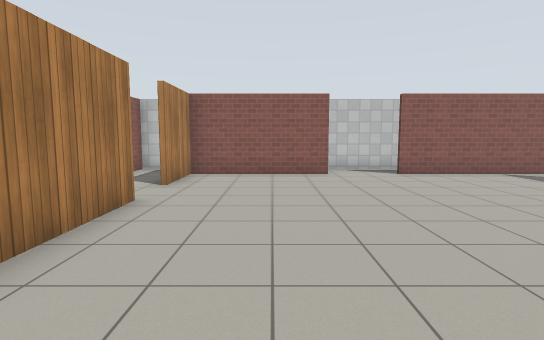
view 1 (above)

16 first-person views from a walk through a robot-simulator world made for Gazebo. The camera is 1.2 m above the floor, tilts 6° down and sees 80° across. The floor is counted in squares, 1 m on a side. Each view is taken from the middle of a square. On the plan, view 1 faces up. The plan holds only what a view shows up to about 13 squares ahead; the rest is blank. Simple patterns stand in for the simulator's built-in surfaces.

view 2
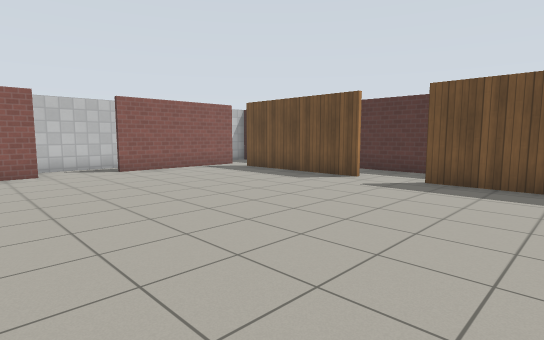

view 3
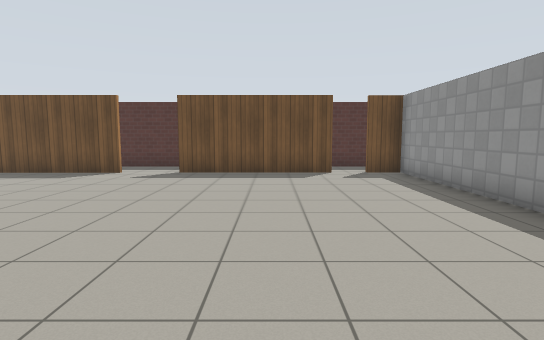

view 4
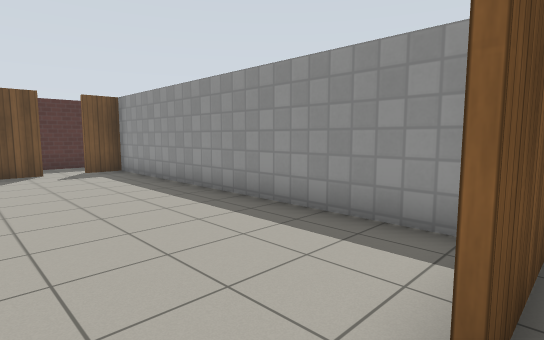

view 5
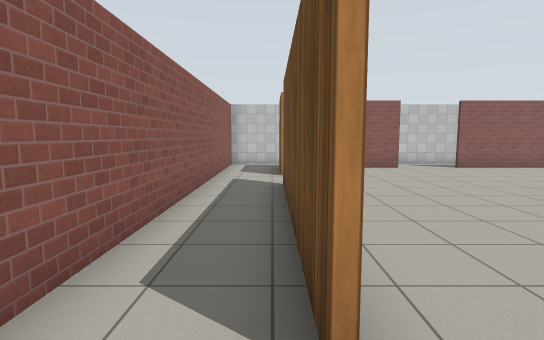

view 6
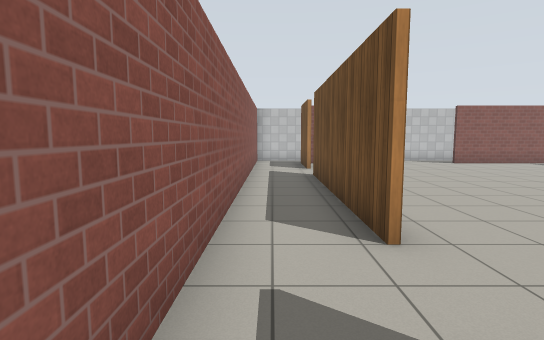

view 7
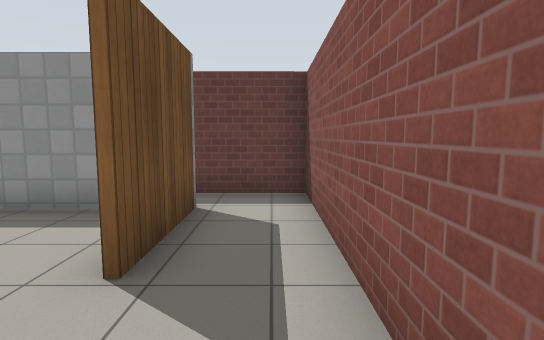

view 8
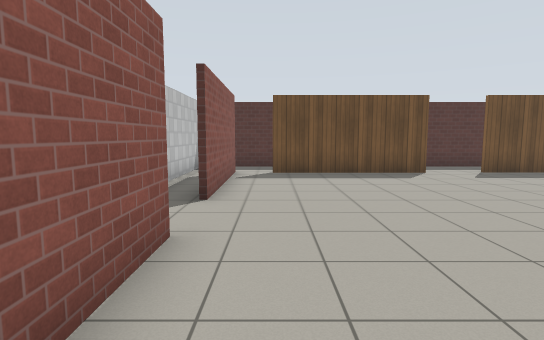

view 9
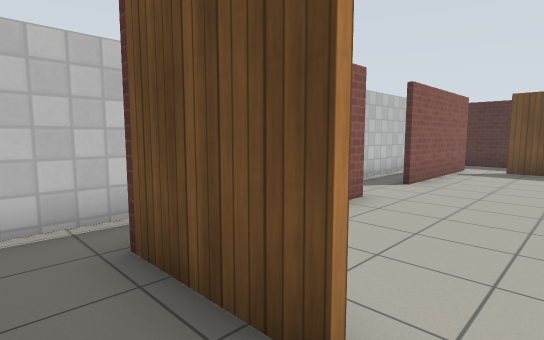

view 10
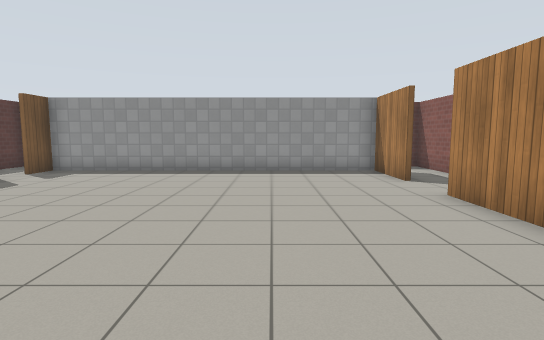

view 11
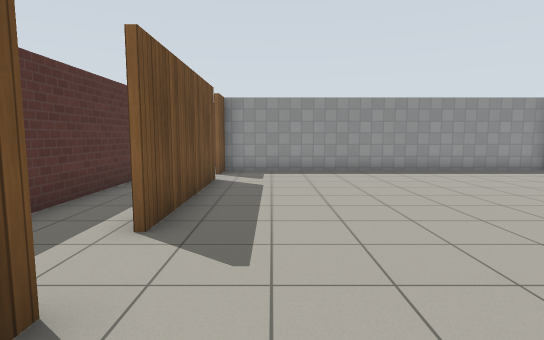

view 12
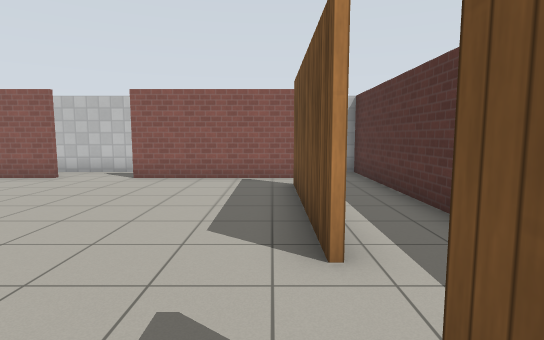

view 13
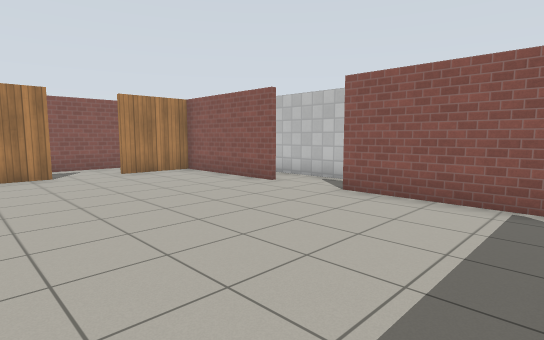

view 14
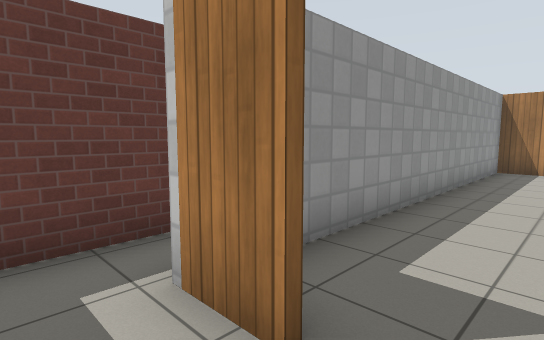

view 15
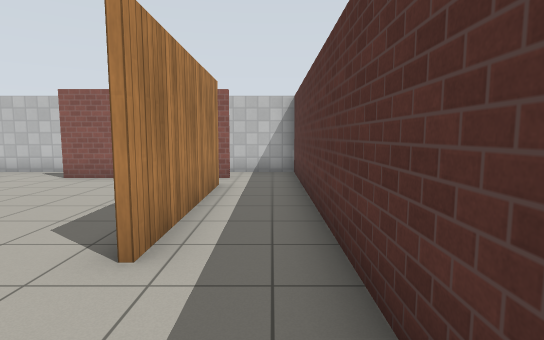

view 16
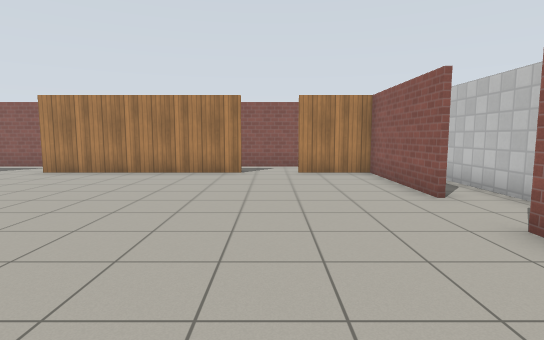

### Floor plan
Ten units are one square. View 1 is at (0, 0); x grows to the right and y downward. Boxes are objects, and circles mark ways between rooms. Rooms are numbered by the first view taken in them; rooms with no view inside come last. Other rooms are left out.
<svg viewBox="-52 -122 165 194">
<path fill="none" stroke="#000" d="M86 -39 86 -90M-26 -60 -26 6M19 -102 -26 -102 -26 -78M-26 26 -26 52 86 52 86 41M86 30 86 -21M89 -102 40 -102M95 -117 15 -117M-27 -77 -27 -104M-27 6 -27 -59M15 -117 -47 -117 -47 55M-27 55 -27 26M88 -90 88 -39M88 41 88 55M96 67 108 67 107 -117 95 -117"/>
<circle cx="-30" cy="-65" r="3" fill="#2a7"/>
<circle cx="-30" cy="15" r="3" fill="#2a7"/>
<circle cx="10" cy="-110" r="3" fill="#2a7"/>
<circle cx="100" cy="-110" r="3" fill="#2a7"/>
<circle cx="90" cy="-30" r="3" fill="#2a7"/>
<circle cx="90" cy="-90" r="3" fill="#2a7"/>
<circle cx="90" cy="35" r="3" fill="#2a7"/>
<text x="30" y="-30">1</text>
<text x="-40" y="-40">2</text>
<text x="100" y="-30">3</text>
</svg>
Room 1 opens to room 2. Room 1 opens to room 3.

Where each view was taken, in squares from view 1:
view 1: 0 up, 0 right, facing up
view 2: 1 down, 0 right, facing up-right
view 3: 1 down, 2 left, facing right
view 4: 1 down, 3 left, facing down-right
view 5: 2 down, 3 left, facing up
view 6: 4 down, 4 left, facing up
view 7: 0 up, 4 left, facing down
view 8: 9 up, 2 left, facing right
view 9: 7 up, 4 left, facing up-right
view 10: 6 up, 1 right, facing down
view 11: 6 up, 7 right, facing down
view 12: 1 up, 8 right, facing up
view 13: 4 up, 8 right, facing up-left
view 14: 3 down, 10 right, facing down-left
view 15: 1 up, 10 right, facing up
view 16: 7 up, 8 right, facing left
